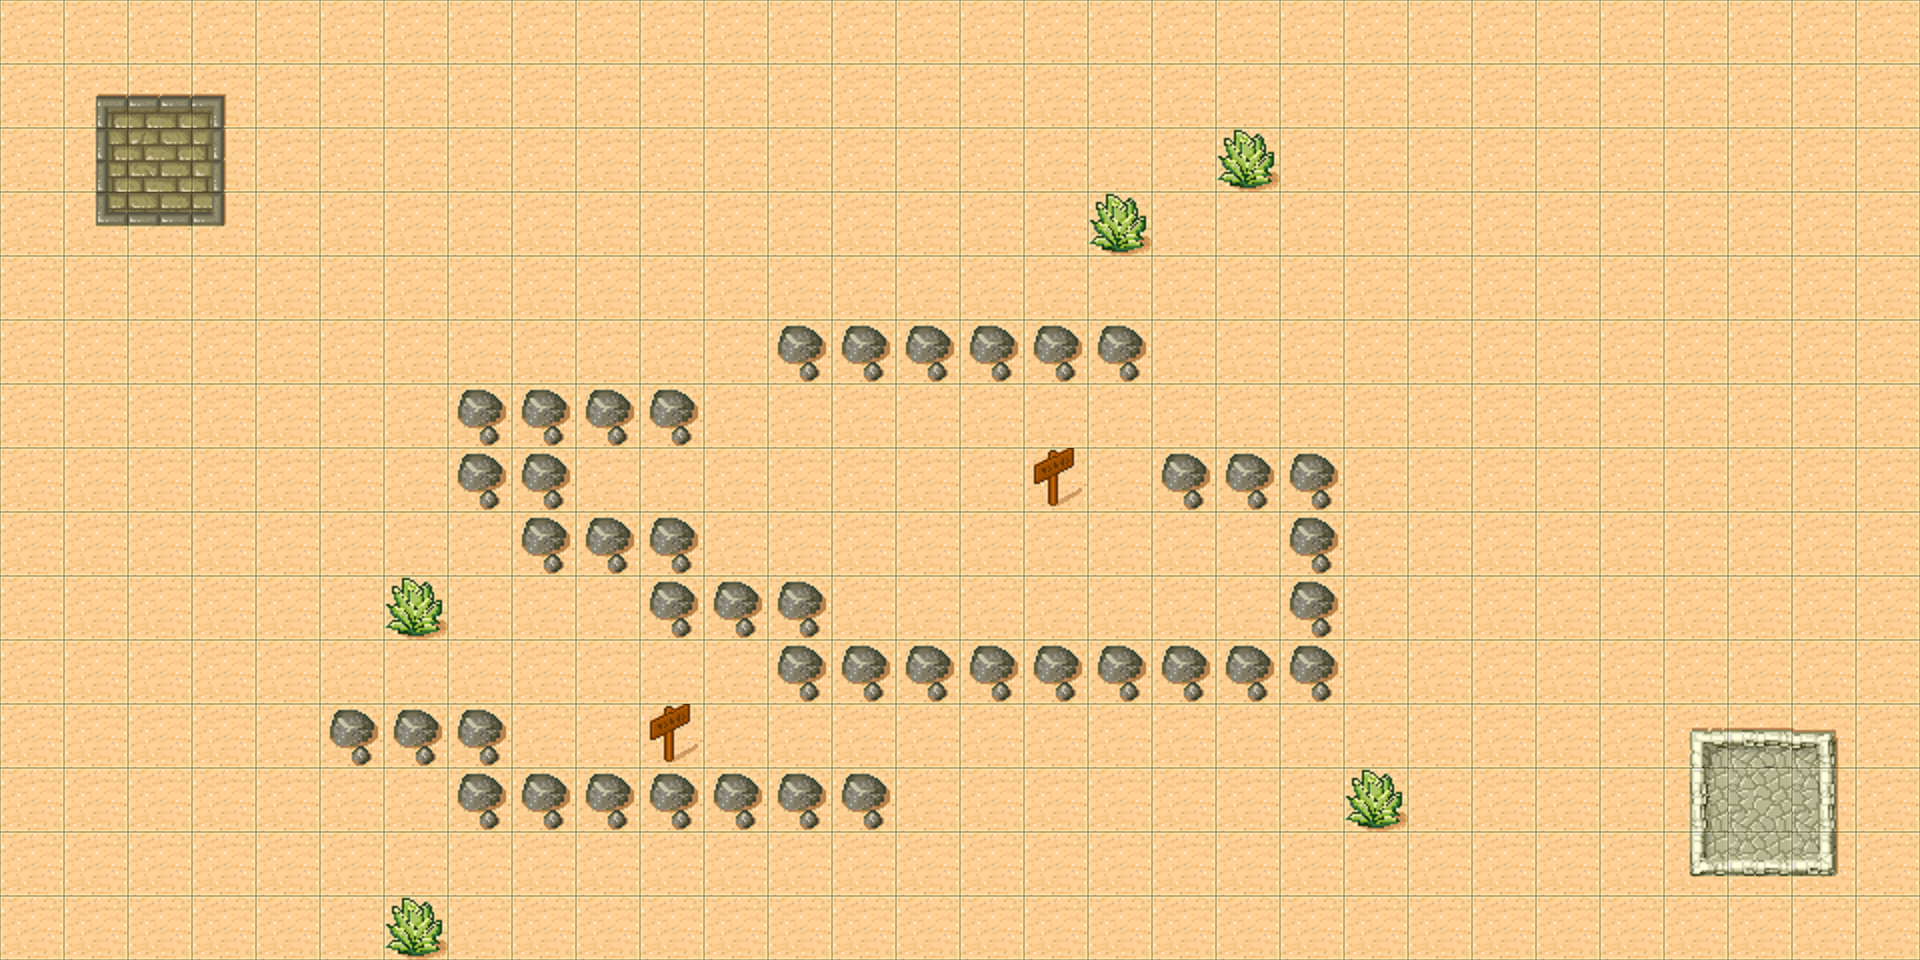

Rendered tile map (Tiled .tmx) drawn with the repository's tilesets; below, a short description and the map source with its tile grids summarised:
An orthogonal 30x15 tile map with 64x64 px tiles, 1 tile layer (ground).

<map version="1.0" orientation="orthogonal" renderorder="right-down" width="30" height="15" tilewidth="64" tileheight="64">
 <tileset firstgid="1" name="tmw_desert_spacing2" tilewidth="64" tileheight="64" spacing="2" margin="2">
  <image source="TileGameResources/tmw_desert_spacing2.png" width="530" height="398" />
  <tile id="0">
   <properties>
    <property name="type" value="ground" />
   </properties>
  </tile>
  <tile id="1">
   <properties>
    <property name="type" value="ground" />
   </properties>
  </tile>
  <tile id="2">
   <properties>
    <property name="type" value="ground" />
   </properties>
  </tile>
  <tile id="8">
   <properties>
    <property name="type" value="ground" />
   </properties>
  </tile>
  <tile id="9">
   <properties>
    <property name="type" value="base1" />
   </properties>
  </tile>
  <tile id="10">
   <properties>
    <property name="type" value="ground" />
   </properties>
  </tile>
  <tile id="16">
   <properties>
    <property name="type" value="ground" />
   </properties>
  </tile>
  <tile id="17">
   <properties>
    <property name="type" value="ground" />
   </properties>
  </tile>
  <tile id="18">
   <properties>
    <property name="type" value="ground" />
   </properties>
  </tile>
  <tile id="24">
   <properties>
    <property name="type" value="ground" />
   </properties>
  </tile>
  <tile id="25">
   <properties>
    <property name="type" value="ground" />
   </properties>
  </tile>
  <tile id="26">
   <properties>
    <property name="type" value="ground" />
   </properties>
  </tile>
  <tile id="29">
   <properties>
    <property name="type" value="ground" />
   </properties>
  </tile>
  <tile id="31">
   <properties>
    <property name="type" value="stone" />
   </properties>
  </tile>
  <tile id="32">
   <properties>
    <property name="type" value="ground" />
   </properties>
  </tile>
  <tile id="33">
   <properties>
    <property name="type" value="base2" />
   </properties>
  </tile>
  <tile id="34">
   <properties>
    <property name="type" value="ground" />
   </properties>
  </tile>
  <tile id="39">
   <properties>
    <property name="type" value="plant" />
   </properties>
  </tile>
  <tile id="40">
   <properties>
    <property name="type" value="ground" />
   </properties>
  </tile>
  <tile id="41">
   <properties>
    <property name="type" value="ground" />
   </properties>
  </tile>
  <tile id="42">
   <properties>
    <property name="type" value="ground" />
   </properties>
  </tile>
  <tile id="45">
   <properties>
    <property name="type" value="sign" />
   </properties>
  </tile>
 </tileset>
 <layer name="ground" width="30" height="15">
  <data>[450 cells, 450 non-empty, 22 distinct tile ids]</data>
 </layer>
</map>